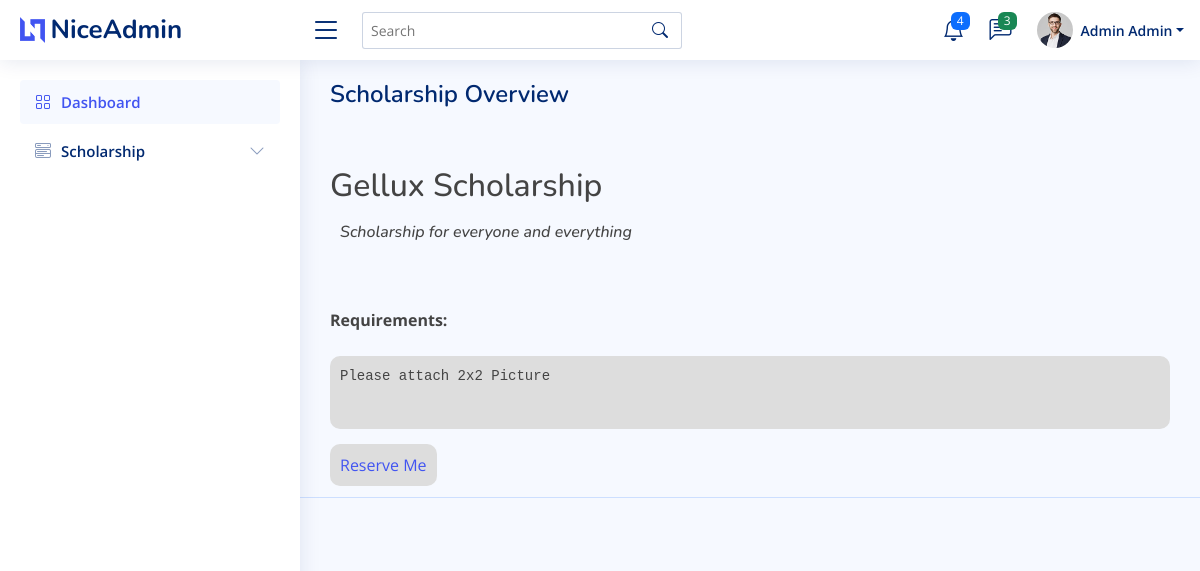
/view-scholarship.php?schid=SCHLR83748 (signed in), run on the app's committed database.
### tables this page shows
CREATE TABLE `tbl_users` (
  `userID` varchar(100) NOT NULL,
  `userinfoID` text NOT NULL,
  `userlvlID` int(11) NOT NULL,
  `status` int(11) NOT NULL
);

CREATE TABLE `tbl_userinformation` (
  `userinfoID` varchar(100) NOT NULL,
  `fname` text DEFAULT NULL,
  `mname` text DEFAULT NULL,
  `lname` text DEFAULT NULL,
  `birthdate` text DEFAULT NULL,
  `gender` text DEFAULT NULL,
  `email` text NOT NULL,
  `contact` varchar(20) DEFAULT NULL,
  `address` varchar(100) DEFAULT NULL,
  `username` text NOT NULL,
  `password` text NOT NULL,
  `status` text NOT NULL,
  `profpic` varchar(255) NOT NULL
);

CREATE TABLE `tbl_scholarship` (
  `scholarshipID` varchar(100) NOT NULL,
  `orgID` varchar(100) DEFAULT NULL,
  `scholarshipname` text NOT NULL,
  `description` text NOT NULL,
  `req` text NOT NULL,
  `applicant_limit` text NOT NULL,
  `status` int(11) NOT NULL,
  `queue` int(11) NOT NULL,
  `stype_id` int(11) DEFAULT NULL
);

### view-scholarship.php (the view, shortened to what this page needs)
<?php
    require 'conn.php';
    $uid = $_SESSION['userID'];
    $getdata = "SELECT * FROM `tbl_userinformation` INNER JOIN tbl_users ON tbl_userinformation.userinfoID = tbl_users.userinfoID WHERE tbl_users.userID = '$uid' ";
    $getdataq = mysqli_query($conn, $getdata);
    $rowdata = mysqli_fetch_array($getdataq);
?>
<!DOCTYPE html>
<html lang="en">
<head>
  <link href="assets/vendor/bootstrap/css/bootstrap.min.css" rel="stylesheet">
  <link href="assets/vendor/bootstrap-icons/bootstrap-icons.css" rel="stylesheet">
  <link href="assets/vendor/boxicons/css/boxicons.min.css" rel="stylesheet">
  <link href="assets/vendor/quill/quill.snow.css" rel="stylesheet">
  <link href="assets/vendor/quill/quill.bubble.css" rel="stylesheet">
  <link href="assets/vendor/remixicon/remixicon.css" rel="stylesheet">
  <link href="assets/vendor/simple-datatables/style.css" rel="stylesheet">
  <link href="assets/css/style.css" rel="stylesheet">
</head>
<body>
  <header id="header" class="header fixed-top d-flex align-items-center">
    <div class="d-flex align-items-center justify-content-between">
      <a href="index.html" class="logo d-flex align-items-center">
        <img src="assets/img/logo.png" alt="">
        <span class="d-none d-lg-block">NiceAdmin</span>
      </a>
      <i class="bi bi-list toggle-sidebar-btn"></i>
    </div>
    <div class="search-bar">
      <form class="search-form d-flex align-items-center" method="POST" action="#">
        <input type="text" name="query" placeholder="Search" title="Enter search keyword">
        <button type="submit" title="Search"><i class="bi bi-search"></i></button>
      </form>
    </div>
    <nav class="header-nav ms-auto">
      <ul class="d-flex align-items-center">
        <li class="nav-item dropdown">
          <a class="nav-link nav-icon" href="#" data-bs-toggle="dropdown">
            <i class="bi bi-bell"></i>
            <span class="badge bg-primary badge-number">4</span>
          </a>
        </li>
        <li class="nav-item dropdown">
          <a class="nav-link nav-icon" href="#" data-bs-toggle="dropdown">
            <i class="bi bi-chat-left-text"></i>
            <span class="badge bg-success badge-number">3</span>
          </a>
        </li>
        <li class="nav-item dropdown pe-3">
          <a class="nav-link nav-profile d-flex align-items-center pe-0" href="#" data-bs-toggle="dropdown">
            <img src="assets/img/profile-img.jpg" alt="Profile" class="rounded-circle">
            <span class="d-none d-md-block dropdown-toggle ps-2"><?php echo ucfirst($rowdata['fname']." ".$rowdata['lname']) ?></span>
          </a>
        </li>
      </ul>
    </nav>
  </header>
  <?php
    include('include/sidebar.php');
  ?>
  <main id="main" class="main">
    <?php
        require 'conn.php';
        $uid = $_SESSION['userID'];
        $schid = $_GET['schid'];
        $checkorg = "SELECT * FROM `tbl_scholarship` WHERE scholarshipID = '$schid' ";
        $checkorgq = mysqli_query($conn, $checkorg);
        $roworg = mysqli_fetch_array($checkorgq);
    ?>
    <div class="pagetitle">
      <h1>Scholarship Overview</h1>
    </div>
    <br><br>
    <div class="containeradd" >
        <h2>
            <?php
                echo $roworg['scholarshipname'];
            ?>
        </h2>
        <div style="padding: 10px">
            <i>
                <h6>
                    <?php
                        echo $roworg['description'];
                    ?>
                </h6>
            </i>
        </div>
        <br><br>
        <b>Requirements:</b><br><br>
        <div style="padding: 10px; background-color: #ddd; border-radius: 10px">
            <pre><?php
                echo $roworg['req'];
            ?></pre>
        </div>
        <br>
        <?php
          $checklist = "SELECT * FROM tbl_scholars WHERE userid = '$uid' AND scholarshipID = '$schid'  ";
          $checklistq = mysqli_query($conn, $checklist);
          $checklistrow = mysqli_fetch_array($checklistq);
          $status = @$checklistrow['status'];
          $statusmsg = "";
          if($status == ''){
            $statusmsg = '<a href="res-scholar.php?userid='.$uid.'&&schid='.$schid.'" style="padding: 10px; background-color: #ddd; border-radius: 10px">Reserve Me</a>';
          }else if($status == '1'){
            $statusmsg = '<a style="padding: 10px; background-color: #ddd; border-radius: 10px" readonly>Reserved</a>';
          }else if($status == '2'){
            $statusmsg = '
              <form action="save-files.php?userid='.$uid.'&&sid='.$schid.'" method="POST" enctype="multipart/form-data">
                  <h6>Send requirements:</h6>
                  <lable></label>
                  <input class="form-control" type="file" multiple="multiple" name="filesk[]" required>
                  <br>
                  <input class="btn btn-primary w-100" type="submit" value="Send">
              </form>
            ';
          }else if($status == '3'){
            $statusmsg = '<a style="padding: 10px; background-color: #ddd; border-radius: 10px" readonly>Uploaded</a>';
          }
          ?>
          <?php echo $statusmsg?>
    </div>
  </main>
  <footer id="footer" class="footer">
    <div class="credits">
    </div>
  </footer>
</body>
</html>

### assets/css/style.css (style rules this page uses)
:root { scroll-behavior: smooth; }
body { font-family: "Open Sans", sans-serif; background: #f6f9ff; color: #444444; }
a { color: #4154f1; text-decoration: none; }
h1, h2, h3, h4, h5, h6 { font-family: "Nunito", sans-serif; }
#main { margin-top: 60px; padding: 20px 30px; transition: all 0.3s; }
.pagetitle { margin-bottom: 10px; }
.pagetitle h1 { font-size: 24px; margin-bottom: 0; font-weight: 600; color: #012970; }
.logo { line-height: 1; }
@media (min-width: 1200px) { .logo { width: 280px; } }
.logo img { max-height: 26px; margin-right: 6px; }
.logo span { font-size: 26px; font-weight: 700; color: #012970; font-family: "Nunito", sans-serif; }
.header { transition: all 0.5s; z-index: 997; height: 60px; box-shadow: 0px 2px 20px rgba(1, 41, 112, 0.1); background-color: #fff; padding-left: 20px; }
.header .toggle-sidebar-btn { font-size: 32px; padding-left: 10px; cursor: pointer; color: #012970; }
.header .search-bar { min-width: 360px; padding: 0 20px; }
.header .search-form { width: 100%; }
.header .search-form input { border: 0; font-size: 14px; color: #012970; border: 1px solid rgba(1, 41, 112, 0.2); padding: 7px 38px 7px 8px; border-radius: 3px; transition: 0.3s; width: 100%; }
.header .search-form button { border: 0; padding: 0; margin-left: -30px; background: none; }
.header .search-form button i { color: #012970; }
.header-nav ul { list-style: none; }
.header-nav>ul { margin: 0; padding: 0; }
.header-nav .nav-icon { font-size: 22px; color: #012970; margin-right: 25px; position: relative; }
.header-nav .nav-profile { color: #012970; }
.header-nav .nav-profile img { max-height: 36px; }
.header-nav .nav-profile span { font-size: 14px; font-weight: 600; }
.header-nav .badge-number { position: absolute; inset: -2px -5px auto auto; font-weight: normal; font-size: 12px; padding: 3px 6px; }
@media (min-width: 1200px) { #main, #footer { margin-left: 300px; } }
.footer { padding: 20px 0; font-size: 14px; transition: all 0.3s; border-top: 1px solid #cddfff; }
.footer .credits { padding-top: 5px; text-align: center; font-size: 13px; color: #012970; }

### data on the page
tbl_users: userinfoID.lname "Admin Admin"
tbl_scholarship: scholarshipname "Gellux Scholarship", description "Scholarship for everyone and everything", req "Please attach 2x2 Picture"
